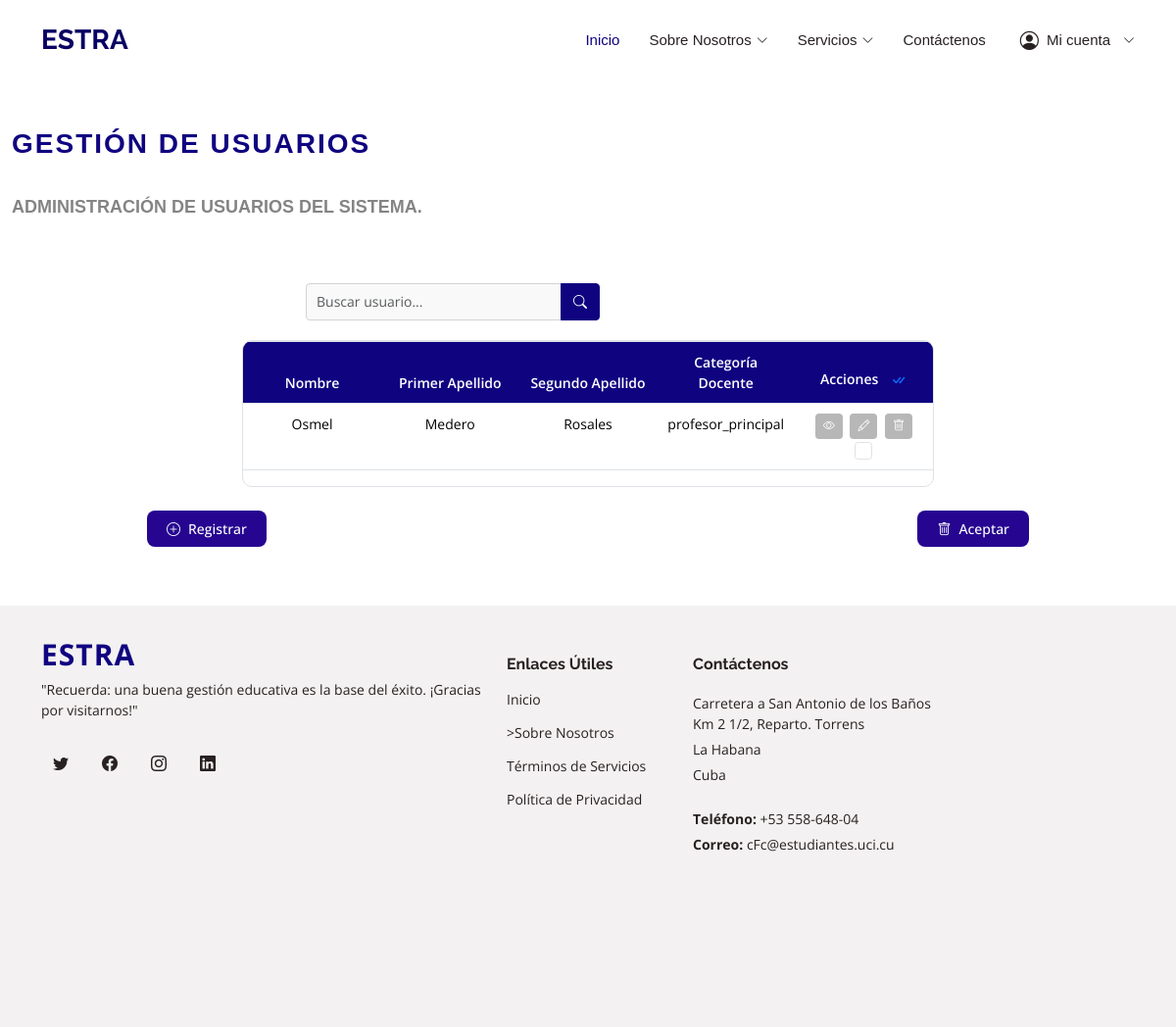
The app's page /usuarios/, older data.
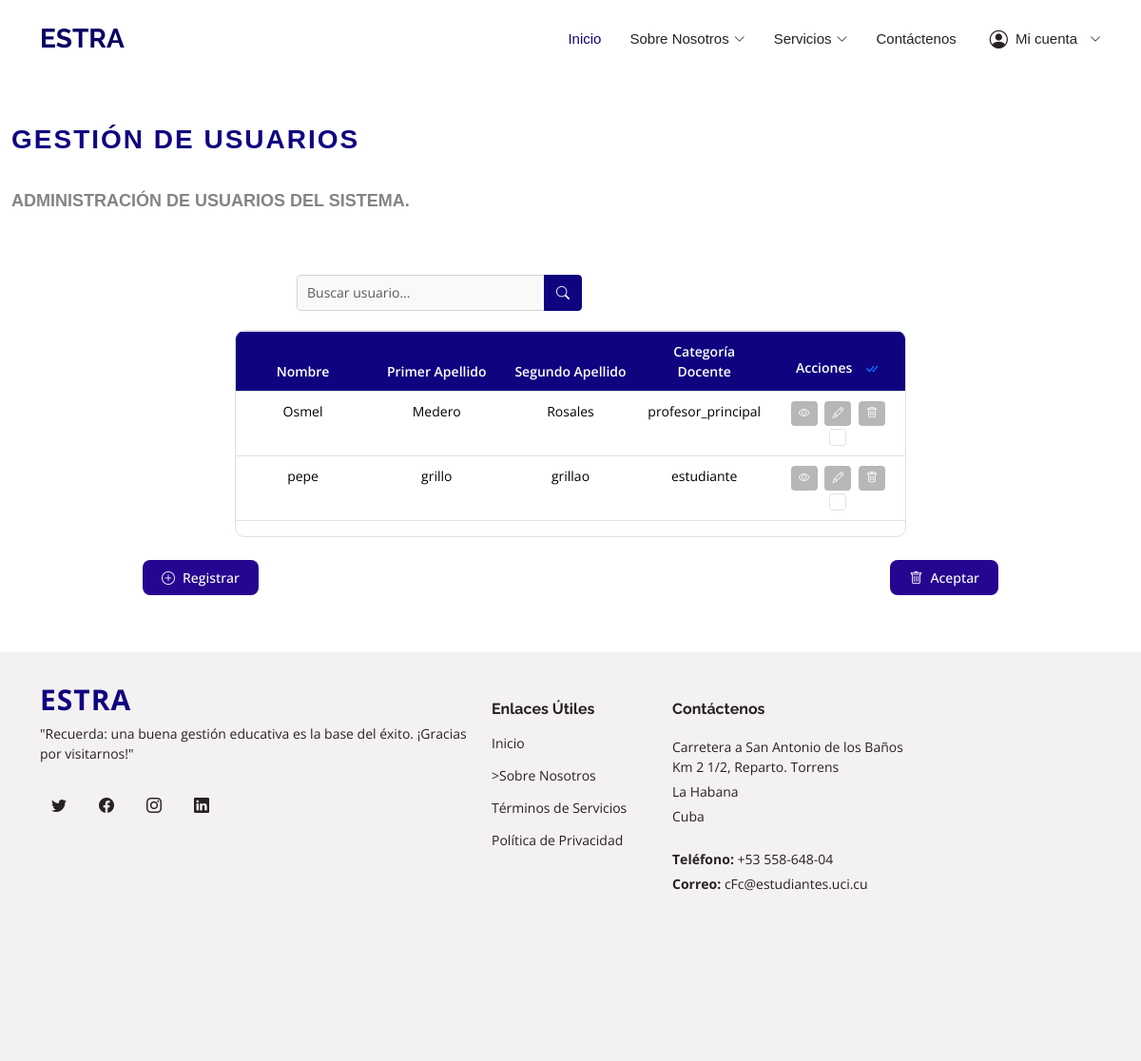
The same page, newer data.
### data_models/models.py (models this page shows, shortened)
class Usuario(AbstractUser):
    CARGO_CHOICES = [
        ('profesor_principal', 'Profesor_Principal'),
        ('usuario', 'Usuario'),
    ]
    SEXO_CHOICES = [
        ('masculino', 'Masculino'),
        ('femenino', 'Femenino'),
        ('otro', 'Otro'),
    ]
    cargo = models.CharField(max_length=20, choices=CARGO_CHOICES)
    sexo = models.CharField(max_length=10, choices=SEXO_CHOICES)
    grupo = models.CharField(max_length=50, blank=True, null=True)
    solapin = models.CharField(max_length=10, unique=True)
    telefono = models.CharField(max_length=15, blank=True, null=True)
    encuestas = models.ManyToManyField(
        'Encuesta',
        related_name='usuarios',
        blank=True
    )
    eventos = models.ManyToManyField(
        'Evento',
        related_name='usuarios',
        blank=True
    )

### data_models/vistas/vistasUsuario/views.py (the view)
# urls.py: path('usuarios/', visualizarUsuarios, name='usuarios'),
def visualizarUsuarios(request):
    query = request.GET.get('q', '')
    usuarios = Usuario.objects.filter(
        Q(username__icontains=query) |
        Q(cargo__icontains=query) |
        Q(grupo__icontains=query)
    )
    return render(request, 'profesor_principal/listar_usuarios.html', {
        'usuarios': usuarios,
        'query': query
    })

### templates/profesor_principal/listar_usuarios.html (shortened to what this page needs)
{% extends "base.html" %}
{% load static %}
{% block content %}
<div id="maind">
<section id="usuarios" class="usuarios section-bg">
    <div class="container-fluid">
      <div class="section-title">
        <h2>Gestión de Usuarios</h2>
        <br>
        <p>Administración de usuarios del sistema.</p>
        <br>
      </div>
      <div id="barra-busqueda-usuarios" class="search-bar">
        <div class="input-group">
          <input type="text" class="form-control" placeholder="Buscar usuario..." aria-label="Buscar">
          <button class="btn btn-primary" type="button">
            <i class="bi bi-search"></i>
          </button>
        </div>
      </div>
      <form id="form-eliminar-usuarios" method="POST" action="{% url 'eliminar_usuarios' %}">
        <div id="tabla-usuarios" class="table-container">
          <div id="tabla-usuarios-responsive" class="table-responsive">
            <table id="tablita-usuarios" class="table table-bordered table-hover custom-table">
              <thead>
                <tr>
                  <th>Nombre</th>
                  <th>Primer Apellido</th>
                  <th>Segundo Apellido</th>
                  <th>Categoría Docente</th>
                  <th>
                    Acciones
                    <button id="btn-seleccionar-todo" class="btn btn-link p-0 ms-2" title="Seleccionar Todo">
                      <i class="bi bi-check-all"></i>
                    </button>
                  </th>
                </tr>
              </thead>
              <tbody>
                {% for usuario in usuarios %}
                <tr>
                  <td>{{ usuario.first_name }}</td>
                  <td>{{ usuario.last_name.split|first }}</td>
                  <td>{{ usuario.last_name.split|last }}</td>
                  <td>{{ usuario.cargo }}</td>
                  <td>
                    <button type="button" class="btn btn-action btn-ver-detalles" data-id="{{ usuario.id }}" title="Ver Detalles">
                      <i class="bi bi-eye"></i>
                    </button>
                    <button type="button" class="btn btn-action btn-modificar" data-id="{{ usuario.id }}" title="Modificar">
                      <i class="bi bi-pencil"></i>
                    </button>
                    <button type="button" class="btn btn-action btn-eliminar" data-id="{{ usuario.id }}" title="Eliminar">
                      <i class="bi bi-trash"></i>
                    </button>
                    <input type="checkbox" class="form-check-input seleccionar-fila" name="eusuarios[]" value="{{ usuario.id }}">
                  </td>
                </tr>
                {% empty %}
                <tr>
                  <td colspan="5" class="text-center">No hay usuarios registrados.</td>
                </tr>
                {% endfor %}
              </tbody>
            </table>
          </div>
        </div>
      <div id="botones-accion-usuarios" class="d-flex justify-content-between mt-4">
        <a href="{% url 'formular_usuario'%}">
          <div id="btn-registrar-usuario" class="btn btn-success">
            <i class="bi bi-plus-circle"></i> Registrar
          </div>
        </a>
        <div type="submit" id="btn-eliminar-usuario" class="btn btn-danger"> <i class="bi bi-trash"></i> Aceptar
        </div>
      </div></form>
    </div>
  </section>
</div>
{% endblock %}

Row changes from the older to the newer data that the page shows:
added Usuario: first_name "pepe", last_name.split|first "grillo", last_name.split|last "grillao", cargo "estudiante"
